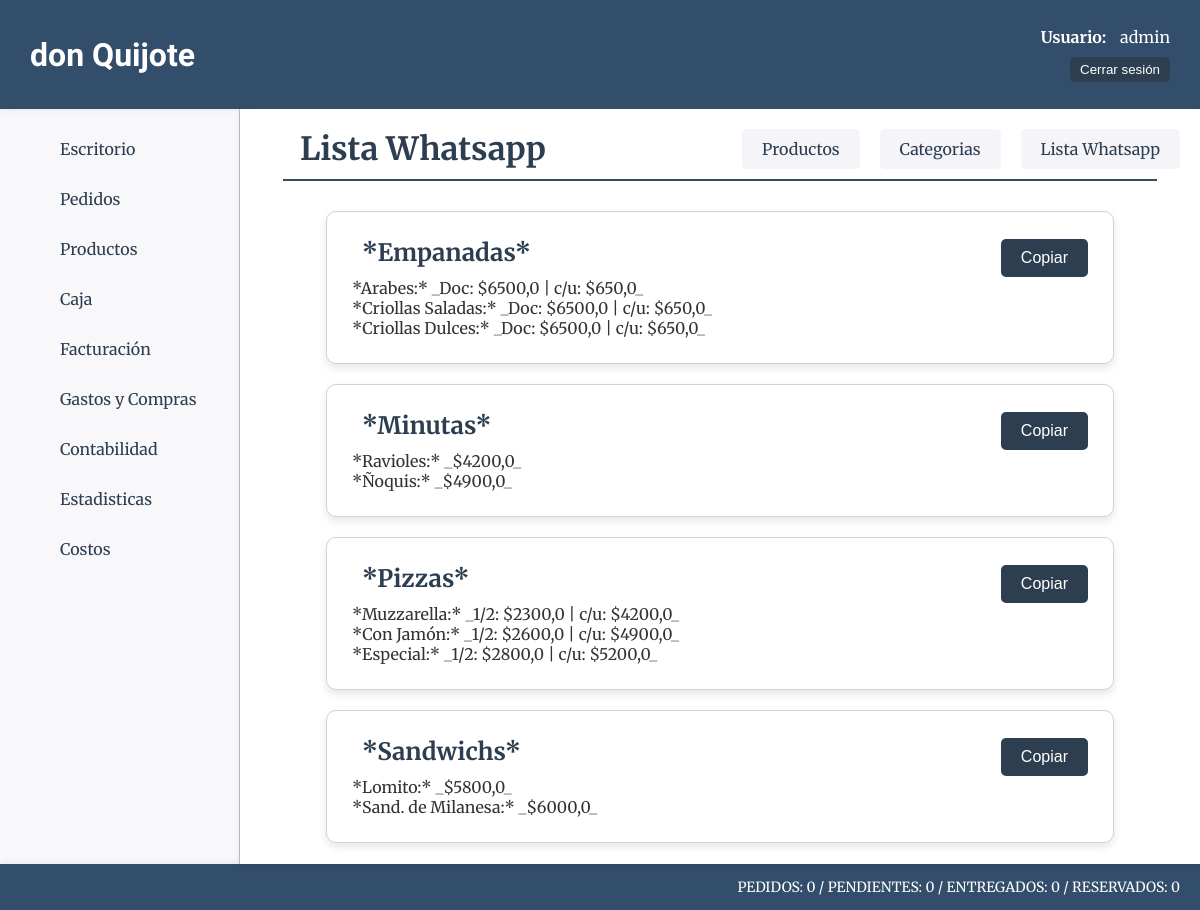
The app's page /productos/productos/lista_wa (signed in), older data.
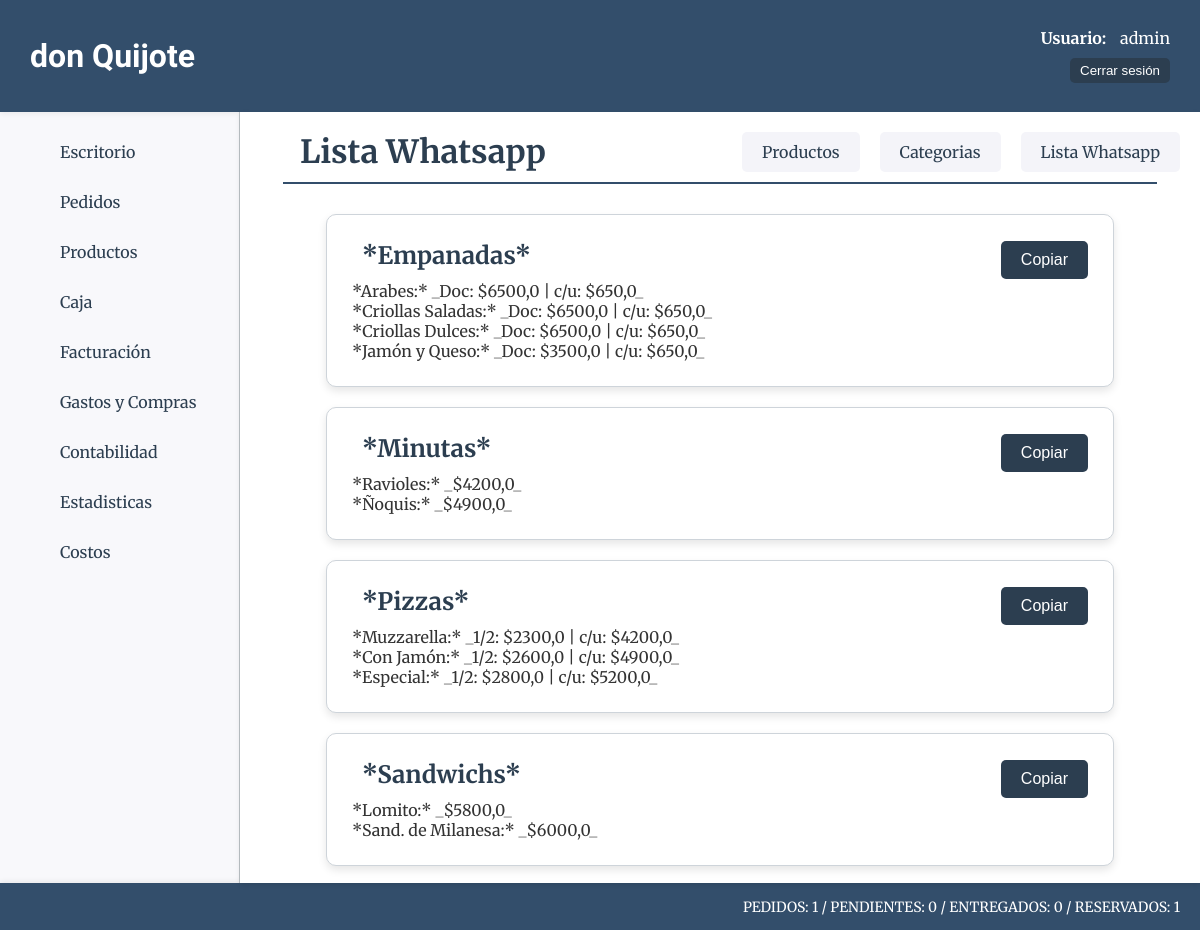
The same page, newer data.
### productos/models.py (models this page shows, shortened)
class ProductoCategoria(models.Model):
    nombre=models.CharField(max_length=50)

class Producto(models.Model):
    nombre=models.CharField(max_length=50, verbose_name="Nombre")
    categoria=models.ForeignKey(ProductoCategoria, on_delete=models.CASCADE, verbose_name="Categoría")
    descripcion=models.CharField(max_length=200, blank=True, null=True, verbose_name="Descripción")
    precio_unit=models.FloatField(verbose_name="P. Unitario")
    precio_media=models.FloatField(blank=True, null=True, verbose_name="P. Media")
    precio_doc=models.FloatField(blank=True, null=True, verbose_name="P. Docena")

### productos/views.py (the view)
# urls.py: path("productos/lista_wa", views.lista_wa, name="lista_wa"),
@login_required
def lista_wa(request):
    productos = Producto.objects.select_related('categoria').order_by('categoria__nombre').all()
    context = {
        'object_list': productos
    }
    return render(request, 'productos/lista_wa.html', context)

### core/context_processors.py (called while the page is built)
def counter_pedidos(request):
    cant_pedidos = Pedido.objects.all().count()
    cant_entregados = Pedido.objects.filter(estado='entregado').count()
    cant_pendientes = Pedido.objects.filter(estado='pendiente').count()
    cant_reservados = Pedido.objects.filter(estado='reservado').count()
    return {'cant_pedidos':cant_pedidos, "cant_entregados":cant_entregados, "cant_pendientes":cant_pendientes, "cant_reservados":cant_reservados }

### productos/templates/productos/lista_wa.html (shortened to what this page needs)
{% extends 'core/base.html' %}
{% load static %}
{% block css %}
    <link rel="stylesheet" href="{% static 'productos/css/styles.css' %}">
{% endblock css %}
{% block titulo %}
    <div class="main-titulo-container">
        <div class="titulo-opciones-container">
            <h1 class="main-titulo">Lista Whatsapp</h1>
            <div class="btn-container">
                <a class="btn-opc" href="{% url 'productos:home' %}">Productos</a>
                <a class="btn-opc" href="{% url 'productos:categorias' %}">Categorias</a>
                <a class="btn-opc" href="{% url 'productos:lista_wa' %}">Lista Whatsapp</a>
            </div>
        </div>
        <hr  class="main-hr"/>
    </div>
{% endblock titulo %}
{% block main %}
    {% regroup object_list by categoria.nombre as categorias %}
    <section class="categorias-container">
        {% for categoria in categorias %}
        <div class="card card-wa">
            <div class="titulo-opciones-container">
                <h1 class="categoria-titulo">*{{ categoria.grouper }}*</h1>
                <button class="btn-success" onclick="copiarAlPortapapeles(this)">Copiar</button>
            </div>
            <div class="categoria-info">
                {% for producto in categoria.list %}
                    {% if producto.precio_doc %}
                        <p>*{{ producto.nombre }}:* _Doc: ${{producto.precio_doc}} | c/u: ${{producto.precio_unit}}_</p>
                    {% elif producto.precio_media %}
                        <p>*{{ producto.nombre }}:* _1/2: ${{producto.precio_media}} | c/u: ${{producto.precio_unit}}_</p>
                    {% else %}
                        <p>*{{ producto.nombre }}:* _${{producto.precio_unit}}_</p>
                    {% endif %}
                {% endfor %}
            </div>
        </div>
        {% endfor %}
    </section>
{% endblock main %}

Row changes from the older to the newer data that the page shows:
added Producto: nombre "Jamón y Queso", precio_doc "3500,0", precio_unit "650,0", shown under "Empanadas"
Text that changed along with them:
{{ cant_pedidos }}: "0" → "1"
{{ cant_reservados }}: "0" → "1"
